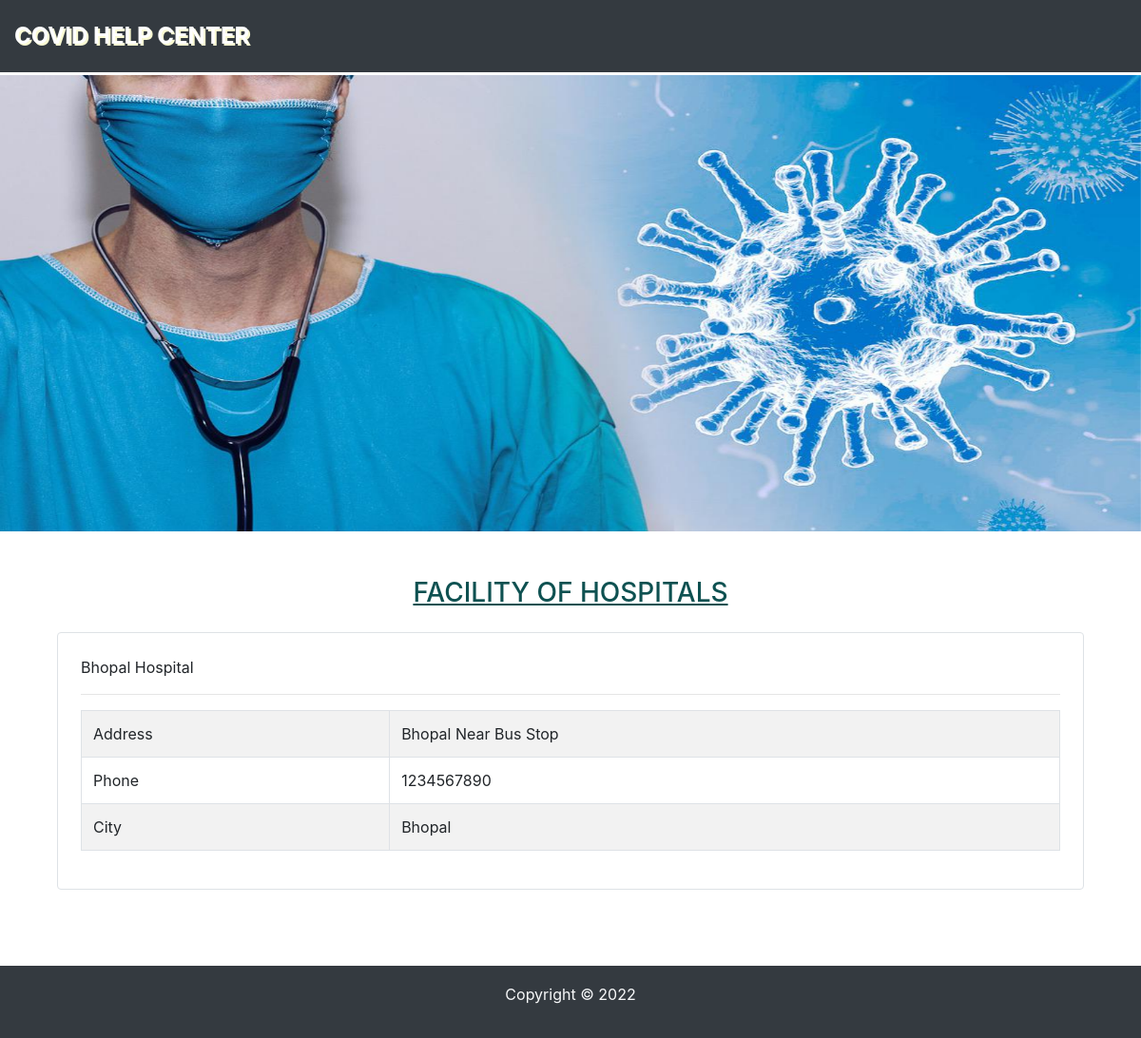
Page /hospital/10 on the committed database.
### app/models.py (models this page shows, shortened)
class Hospital(models.Model):
    name = models.CharField(max_length=50, null=False, blank=False)
    phone = models.CharField(max_length=10, null=False, blank=False)
    address = models.CharField(max_length=200, null=False, blank=False)
    city = models.ForeignKey(
            City, on_delete=models.CASCADE ,related_name= 'hospitals')

class City(models.Model):
    name = models.CharField(max_length=50, null=False, blank=False)
    state = models.ForeignKey(State, on_delete=models.CASCADE ,related_name= 'cities')
    def __str__(self):
        return self.name

### app/views.py (the view)
# urls.py: path('hospital/<int:pk>',HospitalDetailView.as_view(),name='hospital_detail'),
class HospitalDetailView(generic.DetailView):
    model= Hospital

### app/templates/app/hospital_detail.html
{% extends 'app/base.html' %}
{% block content %}
    <div class="container">
        <div class="mt-4 border rounded p-4">
            <p class="display-5">{{hospital.name}}</p>
            <hr>
            <table class="table table-striped table-bordered">
                <tr>
                    <td>Address</td>
                    <td>{{hospital.address}}</td>
                </tr>
                <tr>
                    <td>Phone</td>
                    <td>{{hospital.phone}}</td>
                </tr>
                <tr>
                    <td>City</td>
                    <td>{{hospital.city}}</td>
                </tr>
            </table>
        </div>
    </div>
    {% endblock %}

### rows in the picture
Hospital: name "Bhopal Hospital", address "Bhopal Near Bus Stop", phone "1234567890", city "Bhopal"
